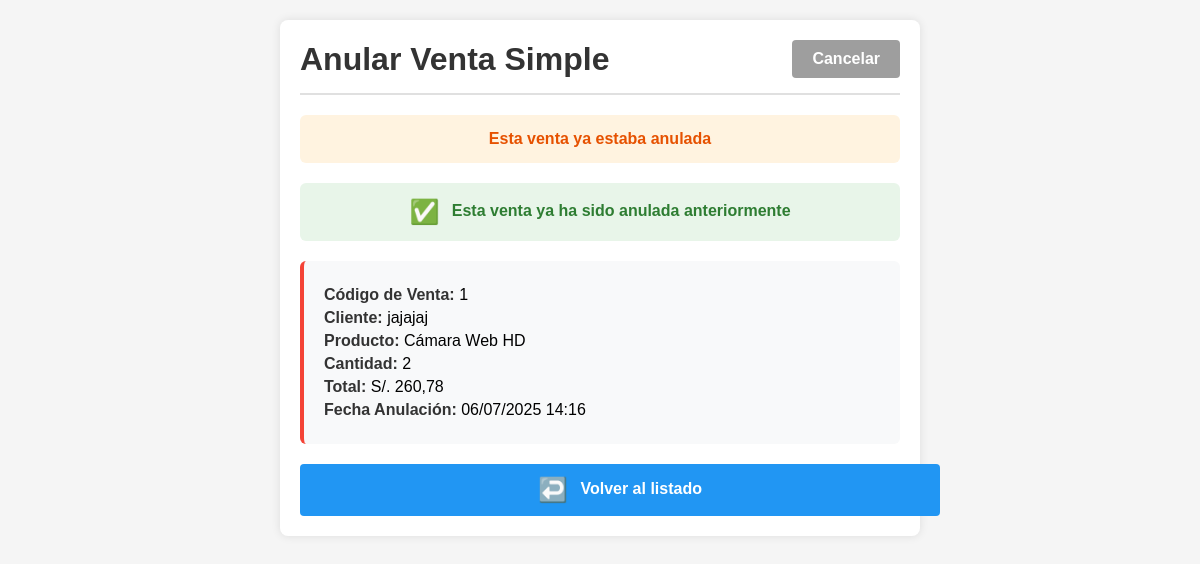
Screenshot of /ventas-simples/anular/1/ (signed in) with the database file from the repository.
### venta/models.py (models this page shows, shortened)
class VentaSimple(models.Model):
    cod_venta = models.AutoField(primary_key=True, verbose_name="Código de Venta")
    cliente = models.ForeignKey(
        Cliente,
        on_delete=models.PROTECT,
        verbose_name="Cliente",
        related_name="ventas_simples"
    )
    producto = models.ForeignKey(
        Producto,
        on_delete=models.PROTECT,
        verbose_name="Producto",
        related_name="ventas_simples"
    )
    cantidad = models.PositiveIntegerField(
        default=1,
        validators=[MinValueValidator(1)]
    )
    precio_unitario = models.DecimalField(
        max_digits=10,
        decimal_places=2,
        verbose_name="Precio Unitario"
    )
    subtotal = models.DecimalField(
        max_digits=12,
        decimal_places=2,
        editable=False
    )
    igv = models.DecimalField(
        max_digits=12,
        decimal_places=2,
        default=0,
        editable=False,
        verbose_name="IGV (18%)"
    )
    total = models.DecimalField(
        max_digits=12,
        decimal_places=2,
        editable=False
    )
    fecha_venta = models.DateTimeField(auto_now_add=True, verbose_name="Fecha de Venta")
    anulado = models.BooleanField(default=False, verbose_name="Anulado?")
    class Meta:
        verbose_name = "Venta Simple"
        verbose_name_plural = "Ventas Simples"
        ordering = ['-fecha_venta']

class Cliente(models.Model):
    id_cliente = models.CharField(
        max_length=8,
        primary_key=True,
        error_messages={'max_length': 'el texto debe tener 8 caracteres'},
        verbose_name="DNI"
    )
    ape_nombre = models.CharField(max_length=80, verbose_name="Apellidos y Nombres")
    fec_registro = models.DateField(verbose_name="Fecha de Registro")
    fec_sistema = models.DateTimeField(auto_now=True, verbose_name="Fecha de Sistema")
    class Meta:
        verbose_name = "Cliente"
        verbose_name_plural = "Clientes"
        ordering = ['ape_nombre']

class Producto(models.Model):
    id_producto = models.AutoField(primary_key=True, verbose_name="Código")
    nom_prod = models.CharField(max_length=50, verbose_name="Nombre del Producto")
    des_prod = models.TextField(max_length=500, verbose_name="Descripción", blank=True)
    precio = models.DecimalField(
        max_digits=10,
        decimal_places=2,
        verbose_name="Precio Unitario",
        validators=[MinValueValidator(0.01)]
    )
    cantidad = models.PositiveIntegerField(verbose_name="Stock", default=0)
    estado = models.BooleanField(default=True, verbose_name="Activo?")
    fec_vencimiento = models.DateField(
        verbose_name="Fecha de Vencimiento",
        null=True,
        blank=True
    )
    fec_reg = models.DateTimeField(auto_now_add=True, verbose_name="Fecha de Registro")
    class Meta:
        verbose_name = "Producto"
        verbose_name_plural = "Productos"
        ordering = ['nom_prod']

### venta/views.py (the view)
# urls.py: path('ventas-simples/anular/<int:pk>/', eliminar_venta_simple, name='eliminar_venta_simple'),
@login_required
@permission_required('venta.delete_ventasimple', raise_exception=True)
@transaction.atomic
def eliminar_venta_simple(request, pk):
    venta = get_object_or_404(VentaSimple, pk=pk)
    if not venta.anulado:
        if request.method == 'POST':
            producto = venta.producto
            producto.cantidad += venta.cantidad
            producto.save()
            venta.anulado = True
            venta.save()
            messages.success(request, 'Venta anulada correctamente')
            return redirect('lista_ventas_simples')
        return render(request, 'venta/ventas_simples/eliminar_venta_simple.html', {'venta': venta, 'titulo': 'Anular Venta'})
    else:
        messages.warning(request, 'Esta venta ya estaba anulada')
        return render(request, 'venta/ventas_simples/eliminar_venta_simple.html', {'venta': venta, 'titulo': 'Venta Anulada'})

### venta/templates/venta/ventas_simples/eliminar_venta_simple.html (shortened to what this page needs)
<!DOCTYPE html>
<html lang="es">
<head>
</head>
<body>
    <div class="container">
        <div class="header-section">
            <h1>Anular Venta Simple</h1>
            <a href="{% url 'lista_ventas_simples' %}" class="btn-exit">Cancelar</a>
        </div>
        {% if messages %}
            {% for message in messages %}
                <div class="{% if message.tags == 'success' %}success-message{% else %}warning-message{% endif %}">
                    {{ message }}
                </div>
            {% endfor %}
        {% endif %}
        {% if not venta.anulado %}
        <div class="warning-message">
            <span class="icon">⚠️</span> ¿Está seguro que desea anular esta venta?
        </div>
        <div class="venta-info">
            <p><strong>Código de Venta:</strong> {{ venta.cod_venta }}</p>
            <p><strong>Cliente:</strong> {{ venta.cliente.ape_nombre }}</p>
            <p><strong>Producto:</strong> {{ venta.producto.nom_prod }}</p>
            <p><strong>Cantidad:</strong> {{ venta.cantidad }}</p>
            <p><strong>Total:</strong> S/. {{ venta.total }}</p>
            <p><strong>Fecha:</strong> {{ venta.fecha_venta|date:"d/m/Y H:i" }}</p>
        </div>
        <form method="post">
            {% csrf_token %}
            <button type="submit" class="btn-confirmar">
                <span class="icon">🗑️</span> Confirmar Anulación
            </button>
        </form>
        {% else %}
        <div class="success-message">
            <span class="icon">✅</span> Esta venta ya ha sido anulada anteriormente
        </div>
        <div class="venta-info">
            <p><strong>Código de Venta:</strong> {{ venta.cod_venta }}</p>
            <p><strong>Cliente:</strong> {{ venta.cliente.ape_nombre }}</p>
            <p><strong>Producto:</strong> {{ venta.producto.nom_prod }}</p>
            <p><strong>Cantidad:</strong> {{ venta.cantidad }}</p>
            <p><strong>Total:</strong> S/. {{ venta.total }}</p>
            <p><strong>Fecha Anulación:</strong> {{ venta.fecha_venta|date:"d/m/Y H:i" }}</p>
        </div>
        <a href="{% url 'lista_ventas_simples' %}" class="btn-cancelar">
            <span class="icon">↩️</span> Volver al listado
        </a>
        {% endif %}
    </div>
</body>
</html>

### venta/templates/venta/ventas_simples/eliminar_venta_simple.html (style rules this page uses)
body { font-family: Arial, sans-serif; margin: 20px; background-color: #f5f5f5; }
.container { max-width: 600px; margin: 0 auto; background: white; padding: 20px; border-radius: 8px; box-shadow: 0 0 10px rgba(0,0,0,0.1); }
.header-section { display: flex; justify-content: space-between; align-items: center; margin-bottom: 20px; padding-bottom: 15px; border-bottom: 2px solid #e0e0e0; }
.header-section h1 { margin: 0; color: #333; }
.btn-exit { background-color: #9E9E9E; color: white; padding: 10px 20px; border: none; border-radius: 4px; cursor: pointer; font-weight: bold; text-decoration: none; display: inline-block; }
.venta-info { background-color: #f8f9fa; padding: 20px; border-radius: 6px; margin-bottom: 20px; border-left: 4px solid #F44336; }
.venta-info p { margin: 5px 0; font-size: 16px; }
.venta-info strong { color: #333; }
.btn-cancelar { background-color: #2196F3; color: white; padding: 12px 20px; border: none; border-radius: 4px; cursor: pointer; font-size: 16px; font-weight: bold; width: 100%; margin-top: 10px; text-decoration: none; display: block; text-align: center; }
.warning-message { background-color: #fff3e0; padding: 15px; border-radius: 6px; margin-bottom: 20px; text-align: center; font-weight: bold; color: #E65100; }
.success-message { background-color: #e8f5e9; padding: 15px; border-radius: 6px; margin-bottom: 20px; text-align: center; font-weight: bold; color: #2E7D32; }
.icon { font-size: 24px; vertical-align: middle; margin-right: 8px; }

### rows the page displays
VentaSimple: cod_venta "1", cliente.ape_nombre "jajajaj", producto.nom_prod "Cámara Web HD", cantidad "2", total "260,78", fecha_venta "06/07/2025 14:16"

### other values shown
{{ message }} "Esta venta ya estaba anulada"
